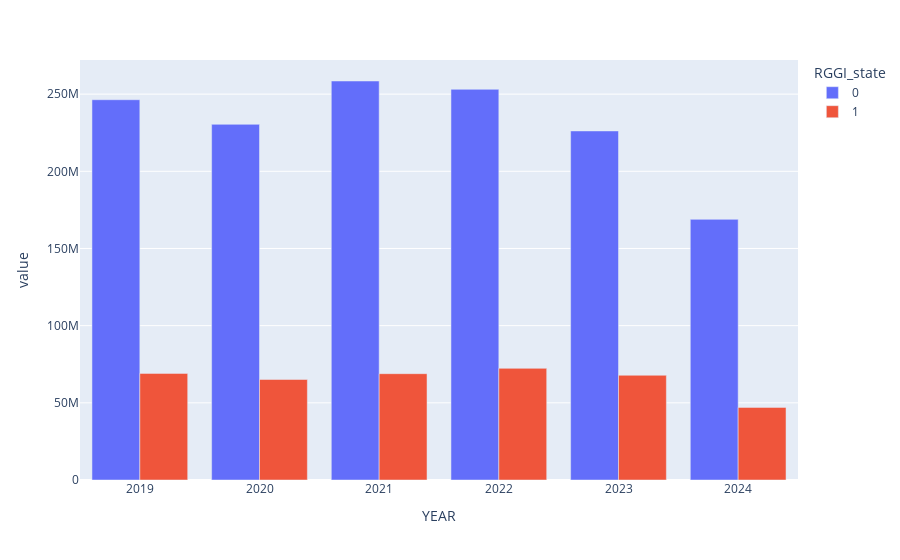

The notebook cell saved with this chart:
### Code cell
px.bar(rggi_or_pjm_capacity.query('`Nameplate Capacity (MW)`>25 ').groupby(['YEAR','RGGI_state'])['Emissions_stCO2'].sum().unstack('RGGI_state'),barmode='group')

### Figure 1 — Plotly figure (JSON) as saved in the notebook; plotly's stock layout.template omitted (floating-point values rounded to 4 significant figures)
{"data": [{"alignmentgroup": "True", "hovertemplate": "RGGI_state=0<br>YEAR=%{x}<br>value=%{y}<extra></extra>", "legendgroup": "0", "marker": {"color": "#636efa", "pattern": {"shape": ""}}, "name": "0", "offsetgroup": "0", "orientation": "v", "showlegend": true, "textposition": "auto", "type": "bar", "x": [2019, 2020, 2021, 2022, 2023, 2024], "xaxis": "x", "y": [246400000.0, 230400000.0, 258500000.0, 253100000.0, 226100000.0, 168900000.0], "yaxis": "y"}, {"alignmentgroup": "True", "hovertemplate": "RGGI_state=1<br>YEAR=%{x}<br>value=%{y}<extra></extra>", "legendgroup": "1", "marker": {"color": "#EF553B", "pattern": {"shape": ""}}, "name": "1", "offsetgroup": "1", "orientation": "v", "showlegend": true, "textposition": "auto", "type": "bar", "x": [2019, 2020, 2021, 2022, 2023, 2024], "xaxis": "x", "y": [69080000.0, 65120000.0, 68880000.0, 72340000.0, 67850000.0, 47050000.0], "yaxis": "y"}], "layout": {"barmode": "group", "legend": {"title": {"text": "RGGI_state"}, "tracegroupgap": 0}, "margin": {"t": 60}, "xaxis": {"anchor": "y", "domain": [0, 1], "title": {"text": "YEAR"}}, "yaxis": {"anchor": "x", "domain": [0, 1], "title": {"text": "value"}}}}
